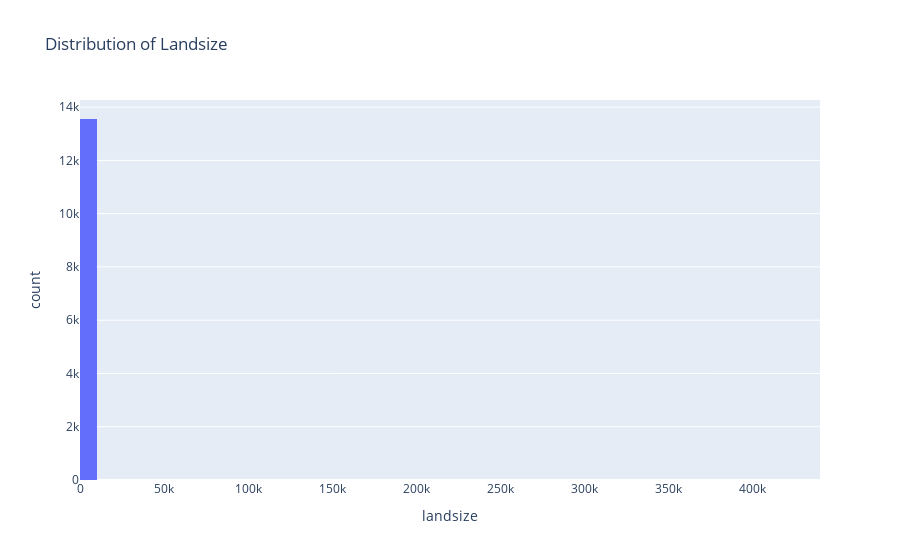

Notebook cell for this chart:
### Markdown cell above
3) **What is the distribution of Landsize ?**

### Code cell
px.histogram(data , x='landsize', nbins=50, title='Distribution of Landsize')

### Figure 1 — Plotly figure (JSON) as saved in the notebook; plotly's stock layout.template omitted (floating-point values rounded to 4 significant figures; data arrays with more than 128 entries replaced by an {"elided": "..."} marker saying what was removed)
{"data": [{"bingroup": "x", "hovertemplate": "landsize=%{x}<br>count=%{y}<extra></extra>", "legendgroup": "", "marker": {"color": "#636efa", "pattern": {"shape": ""}}, "name": "", "nbinsx": 50, "orientation": "v", "showlegend": false, "type": "histogram", "x": {"elided": "13580 float values"}, "xaxis": "x", "yaxis": "y"}], "layout": {"barmode": "relative", "legend": {"tracegroupgap": 0}, "title": {"text": "Distribution of Landsize"}, "xaxis": {"anchor": "y", "domain": [0, 1], "title": {"text": "landsize"}}, "yaxis": {"anchor": "x", "domain": [0, 1], "title": {"text": "count"}}}}
